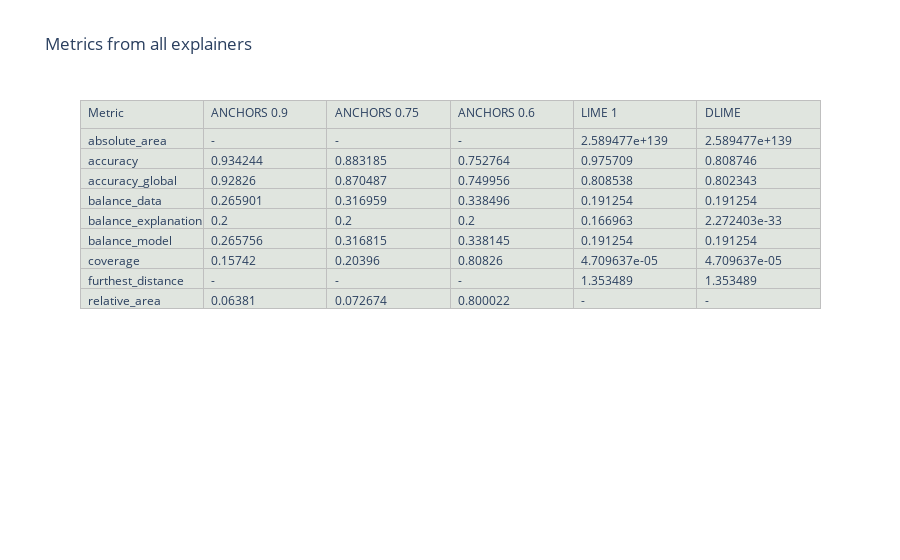
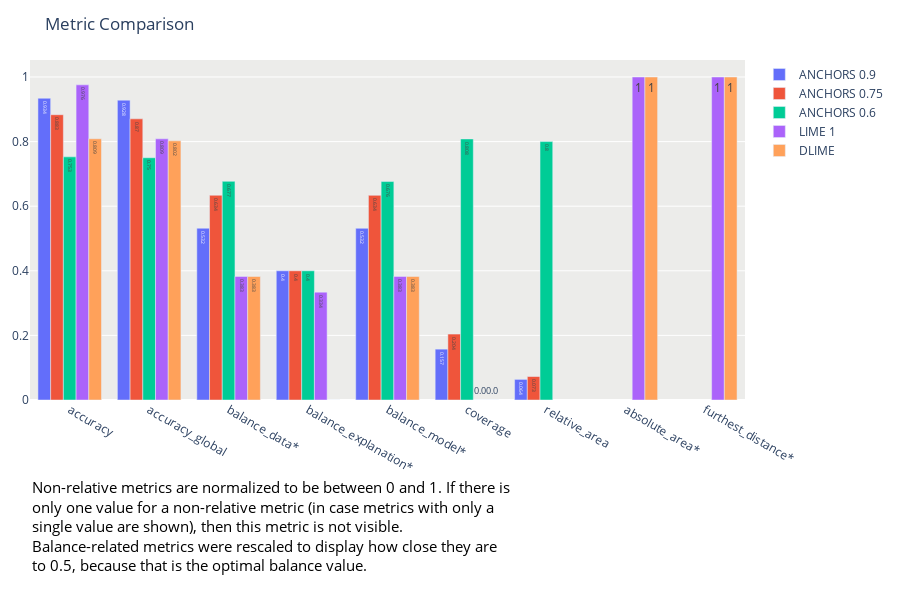
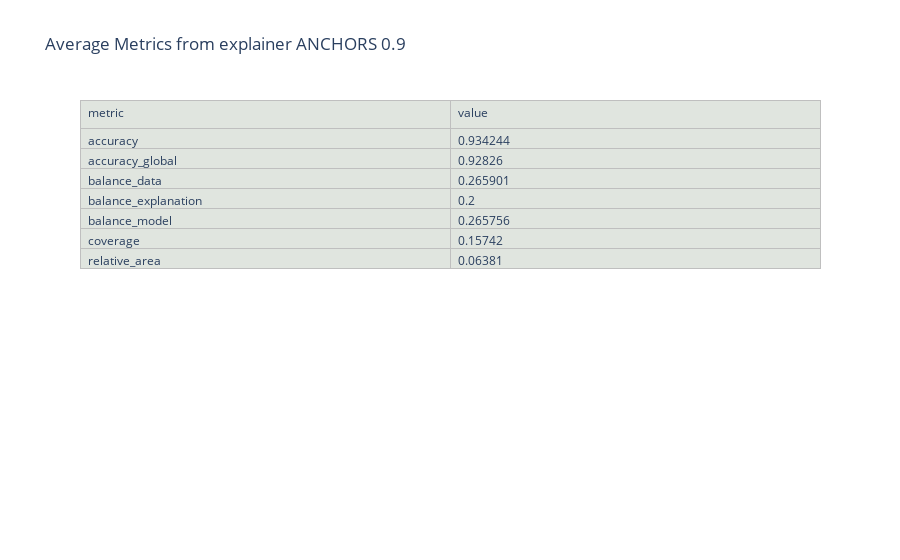
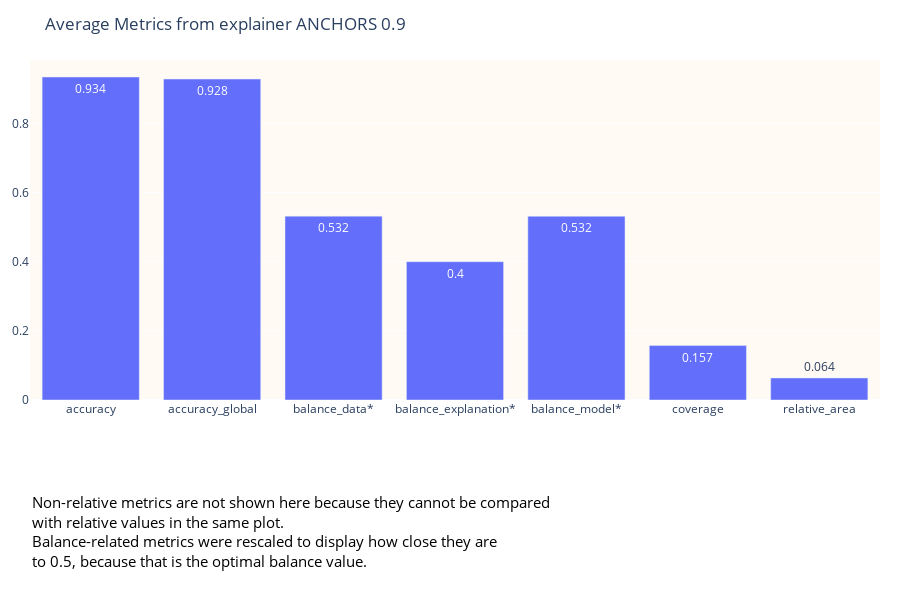

The notebook cell saved with these charts, in order:
### Markdown cell above
Visualize metrics as tables or bar charts.

### Code cell
print_metrics(metric_data, plot='table', show_metric_with_one_value=True)
print_metrics(metric_data, plot='bar', show_metric_with_one_value=False)
print_metrics(metric_data, explainer='ANCHORS 0.9')
print_metrics(metric_data, plot="bar", explainer='ANCHORS 0.9')

### Figure 1 — Plotly figure (JSON) as saved in the notebook; plotly's stock layout.template omitted (floating-point values rounded to 4 significant figures)
{"data": [{"cells": {"align": "left", "fill": {"color": "#e0e5df"}, "line": {"color": "#bfbfbf"}, "values": [["absolute_area", "accuracy", "accuracy_global", "balance_data", "balance_explanation", "balance_model", "coverage", "furthest_distance", "relative_area"], ["-", 0.9342, 0.9283, 0.2659, 0.2, 0.2658, 0.1574, "-", 0.06381], ["-", 0.8832, 0.8705, 0.317, 0.2, 0.3168, 0.204, "-", 0.07267], ["-", 0.7528, 0.75, 0.3385, 0.2, 0.3381, 0.8083, "-", 0.8], ["2.589477e+139", 0.9757, 0.8085, 0.1913, 0.167, 0.1913, "4.709637e-05", 1.353, "-"], ["2.589477e+139", 0.8087, 0.8023, 0.1913, "2.272403e-33", 0.1913, "4.709637e-05", 1.353, "-"]]}, "header": {"align": "left", "fill": {"color": "#e0e5df"}, "line": {"color": "#bfbfbf"}, "values": ["Metric", "ANCHORS 0.9", "ANCHORS 0.75", "ANCHORS 0.6", "LIME 1", "DLIME"]}, "type": "table"}], "layout": {"title": {"text": "Metrics from all explainers"}}}

### Figure 2 — Plotly figure (JSON) as saved in the notebook; plotly's stock layout.template omitted (floating-point values rounded to 4 significant figures)
{"data": [{"name": "ANCHORS 0.9", "text": ["0.934", "0.928", "0.532", "0.4", "0.532", "0.157", "0.064"], "textposition": "auto", "type": "bar", "x": ["accuracy", "accuracy_global", "balance_data*", "balance_explanation*", "balance_model*", "coverage", "relative_area"], "y": [0.9342, 0.9283, 0.5318, 0.4, 0.5315, 0.1574, 0.06381]}, {"name": "ANCHORS 0.75", "text": ["0.883", "0.87", "0.634", "0.4", "0.634", "0.204", "0.073"], "textposition": "auto", "type": "bar", "x": ["accuracy", "accuracy_global", "balance_data*", "balance_explanation*", "balance_model*", "coverage", "relative_area"], "y": [0.8832, 0.8705, 0.6339, 0.4, 0.6336, 0.204, 0.07267]}, {"name": "ANCHORS 0.6", "text": ["0.753", "0.75", "0.677", "0.4", "0.676", "0.808", "0.8"], "textposition": "auto", "type": "bar", "x": ["accuracy", "accuracy_global", "balance_data*", "balance_explanation*", "balance_model*", "coverage", "relative_area"], "y": [0.7528, 0.75, 0.677, 0.4, 0.6763, 0.8083, 0.8]}, {"name": "LIME 1", "text": ["1", "0.976", "0.809", "0.383", "0.334", "0.383", "0.0", "1"], "textposition": "auto", "type": "bar", "x": ["absolute_area*", "accuracy", "accuracy_global", "balance_data*", "balance_explanation*", "balance_model*", "coverage", "furthest_distance*"], "y": [1, 0.9757, 0.8085, 0.3825, 0.3339, 0.3825, 4.71e-05, 1]}, {"name": "DLIME", "text": ["1", "0.809", "0.802", "0.383", "0.0", "0.383", "0.0", "1"], "textposition": "auto", "type": "bar", "x": ["absolute_area*", "accuracy", "accuracy_global", "balance_data*", "balance_explanation*", "balance_model*", "coverage", "furthest_distance*"], "y": [1, 0.8087, 0.8023, 0.3825, 0, 0.3825, 4.71e-05, 1]}], "layout": {"annotations": [{"align": "left", "font": {"color": "black", "size": 15}, "showarrow": false, "text": "Non-relative metrics are normalized to be between 0 and 1. If there is<br>only one value for a non-relative metric (in case metrics with only a<br>single value are shown), then this metric is not visible.<br>Balance-related metrics were rescaled to display how close they are<br>to 0.5, because that is the optimal balance value.", "textangle": 0, "x": 0, "xanchor": "left", "xref": "paper", "y": -0.52, "yref": "paper"}], "barmode": "group", "height": 600, "margin": {"b": 200, "l": 20, "r": 20, "t": 60}, "plot_bgcolor": "#ececea", "title": {"text": "Metric Comparison"}}}

### Figure 3 — Plotly figure (JSON) as saved in the notebook; plotly's stock layout.template omitted (floating-point values rounded to 4 significant figures)
{"data": [{"cells": {"align": "left", "fill": {"color": "#e0e5df"}, "line": {"color": "#bfbfbf"}, "values": [["accuracy", "accuracy_global", "balance_data", "balance_explanation", "balance_model", "coverage", "relative_area"], [0.9342, 0.9283, 0.2659, 0.2, 0.2658, 0.1574, 0.06381]]}, "header": {"align": "left", "fill": {"color": "#e0e5df"}, "line": {"color": "#bfbfbf"}, "values": ["metric", "value"]}, "type": "table"}], "layout": {"title": {"text": "Average Metrics from explainer ANCHORS 0.9"}}}

### Figure 4 — Plotly figure (JSON) as saved in the notebook; plotly's stock layout.template omitted (floating-point values rounded to 4 significant figures)
{"data": [{"text": ["0.934", "0.928", "0.532", "0.4", "0.532", "0.157", "0.064"], "textposition": "auto", "type": "bar", "x": ["accuracy", "accuracy_global", "balance_data*", "balance_explanation*", "balance_model*", "coverage", "relative_area"], "y": [0.9342, 0.9283, 0.5318, 0.4, 0.5315, 0.1574, 0.06381]}], "layout": {"annotations": [{"align": "left", "font": {"color": "black", "size": 15}, "showarrow": false, "text": "Non-relative metrics are not shown here because they cannot be compared<br>with relative values in the same plot.<br>Balance-related metrics were rescaled to display how close they are<br>to 0.5, because that is the optimal balance value.", "textangle": 0, "x": 0, "xanchor": "left", "xref": "paper", "y": -0.51, "yref": "paper"}], "height": 600, "margin": {"b": 200, "l": 20, "r": 20, "t": 60}, "plot_bgcolor": "#fffaf4", "title": {"text": "Average Metrics from explainer ANCHORS 0.9"}}}
